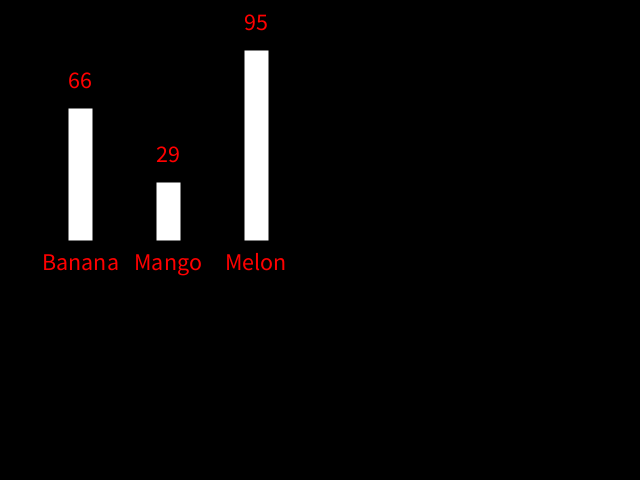
Frame 1 (no input)
Frame 60 (the mouse pressed at the canvas centre just before this capture): identical to frame 1, image omitted
Frame 120 (the mouse held since frame 60 and released just before this capture): identical to frame 1, image omitted

The Processing sketch that drew this single still picture (run headless with seeded random() and noise(); from frame 60 on, the mouse is pressed at the canvas centre):

// Processing sketch: array_stp_1
// ── array_stp_1.pde
int fruitAmt;
int fruitAmt2;
int fruitAmt3;
String fruitName;
String fruitName2;
String fruitName3;

void setup() {
  size(640, 480);
  fruitAmt = int(random(5, 100));
  fruitAmt2 = int(random(5, 100));
  fruitAmt3 = int(random(5, 100));
  fruitName = "Banana";
  fruitName2 = "Mango";
  fruitName3 = "Melon";
}

float barGap = 88;
float barWidth = 24;
float x = 80;

void draw () {
  background(0);

  strokeWeight(barWidth);
  stroke(255);
  strokeCap(SQUARE);
  textAlign(CENTER);
  textSize(24);
  fill(255, 0, 0);

  line(x, height * 0.5, x, height * 0.5 - 2 * fruitAmt);
  text(fruitName, x, height * 0.5 + 30);
  text(fruitAmt, x, height * 0.5 - 2 * fruitAmt - 20);

  strokeWeight(barWidth);
  stroke(255);
  strokeCap(SQUARE);
  textAlign(CENTER);
  textSize(24);
  fill(255, 0, 0);

  line(x + barGap, height * 0.5, x + barGap, height * 0.5 - 2 * fruitAmt2);
  text(fruitName2, x + barGap, height * 0.5 + 30);
  text(fruitAmt2, x + barGap, height * 0.5 - 2 * fruitAmt2 - 20);

  strokeWeight(barWidth);
  stroke(255);
  strokeCap(SQUARE);
  textAlign(CENTER);
  textSize(24);
  fill(255, 0, 0);

  line(x + barGap * 2, height * 0.5, x + barGap * 2, height * 0.5 - 2 * fruitAmt3);
  text(fruitName3, x + barGap * 2, height * 0.5 + 30);
  text(fruitAmt3, x + barGap * 2, height * 0.5 - 2 * fruitAmt3 - 20);
}
